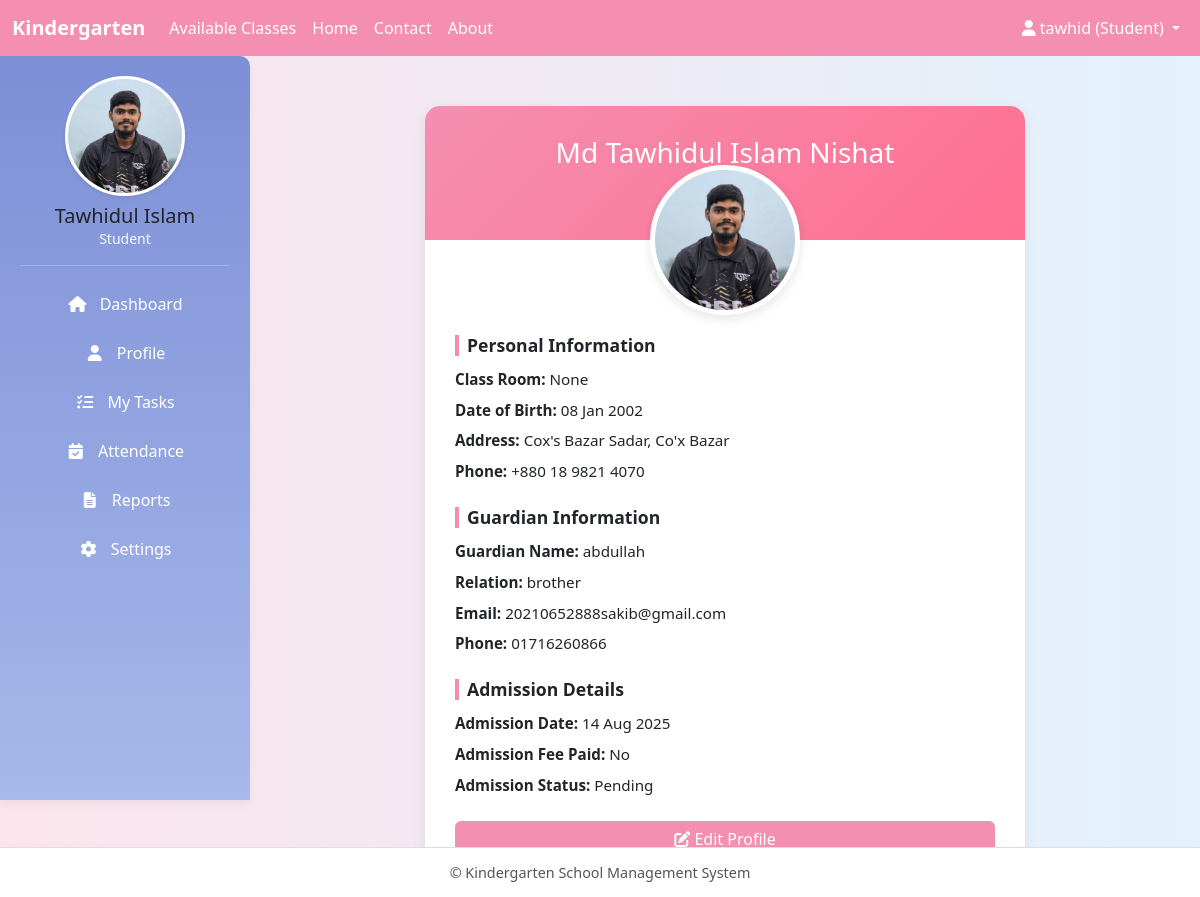
/student_profile/ (signed in), run on an earlier commit of the app's database.
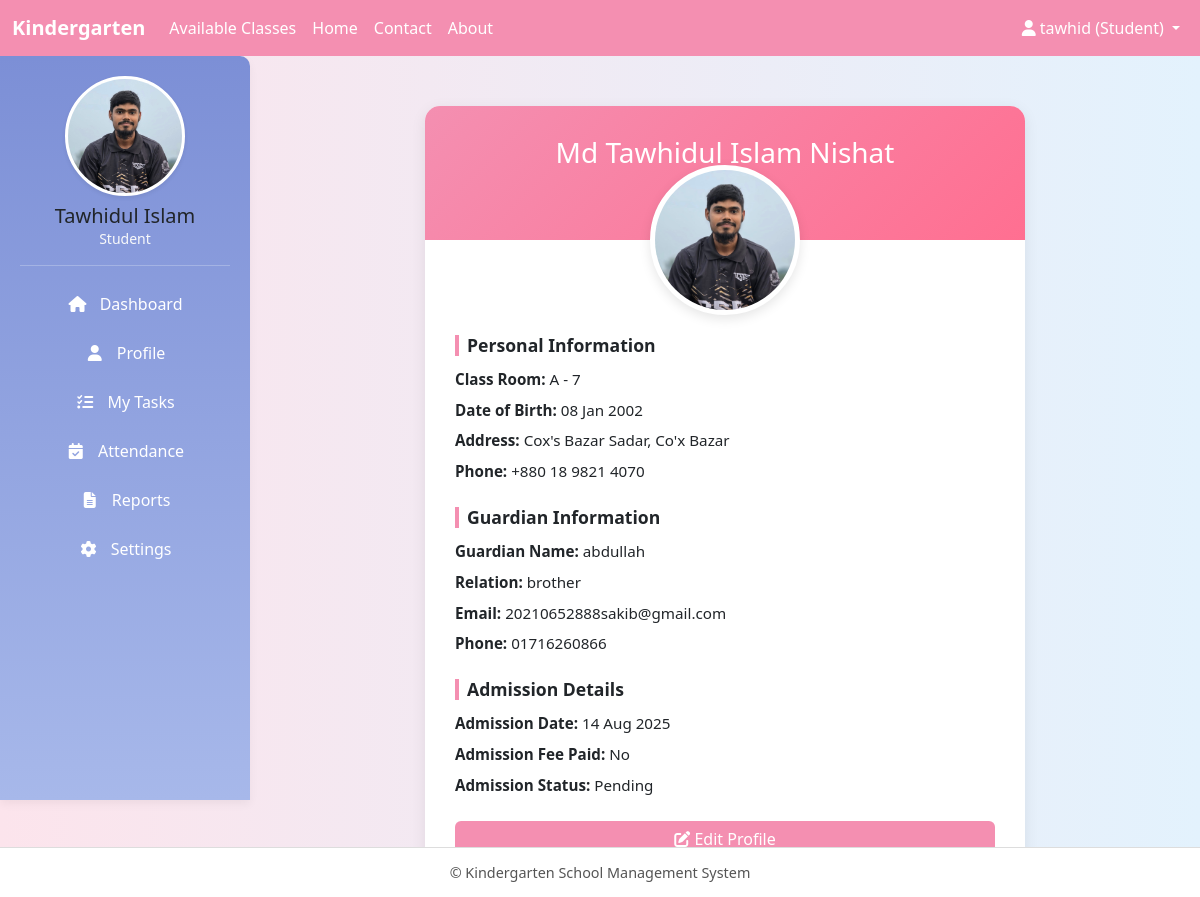
And on a later commit of the database.
### core/models.py (models this page shows, shortened)
class User(AbstractUser):
    ROLE_CHOICES = (
        ("admin", "Admin"),
        ("teacher", "Teacher"),
        ("student", "Student"),
    )
    role = models.CharField(max_length=10, choices=ROLE_CHOICES)

class StudentProfile(models.Model):
    STATUS_CHOICES = (
        ('pending', 'Pending Approval'),
        ('active', 'Active'),
        ('rejected', 'Rejected'),
    )
    user = models.OneToOneField(User, on_delete=models.CASCADE, related_name='student_profile')
    full_name = models.CharField(max_length=128, blank=True)
    class_room = models.ForeignKey(ClassRoom, on_delete=models.SET_NULL, null=True, blank=True)
    date_of_birth = models.DateField(null=True, blank=True)
    address = models.TextField(blank=True)
    phone = models.CharField(max_length=24, blank=True)
    photo = models.ImageField(upload_to='student_photos/', blank=True, null=True)
    guardian_name = models.CharField(max_length=128, blank=True)
    guardian_relation = models.CharField(max_length=64, blank=True)
    guardian_email = models.EmailField(blank=True)
    guardian_phone = models.CharField(max_length=24, blank=True)
    admission_date = models.DateField(default=timezone.now)
    admission_fee_paid = models.BooleanField(default=False)
    status = models.CharField(max_length=16, choices=STATUS_CHOICES, default='pending')
    class Meta:
        verbose_name = "Student Profile"
        verbose_name_plural = "Student Profiles"
    def get_full_name(self):
        return self.full_name or f"{self.user.first_name} {self.user.last_name}"

class ClassRoom(models.Model):
    name = models.CharField(max_length=64, unique=True)   # Play, KG, One, Two…
    grade = models.CharField(max_length=32, blank=True)
    curriculum = models.TextField(blank=True)             # Curriculum details
    teacher = models.ForeignKey(
        'User',
        on_delete=models.SET_NULL,
        null=True, blank=True,
        limit_choices_to={'role': 'teacher'}
    )
    monthly_fee = models.DecimalField(max_digits=10, decimal_places=2, default=0.00)
    def __str__(self):
        return f"{self.grade} - {self.name}" if self.grade else self.name

### core/views.py (the view)
# urls.py: path('student_profile/', views.student_profile, name='student_profile'),
@login_required
def student_profile(request):
    profile, created = StudentProfile.objects.get_or_create(user=request.user)
    print(request.user)
    return render(request, 'student/student_profile.html', {
        'profile': profile
    })

### core/templates/student/student_profile.html (shortened to what this page needs)
{% extends "base.html" %}
{% block content %}
<div class="profile-wrapper">
    <div class="profile-card">
        <div class="profile-header">
            <h3 class="mb-3">{{ profile.get_full_name }}</h3>
            <p class="mb-0">{{ profile.status|title }}</p>
        </div>
        <div class="text-center">
            {% if profile.photo %}
                <img src="{{ profile.photo.url }}" alt="Profile Photo" class="profile-pic">
            {% else %}
                <img src="https://via.placeholder.com/150" alt="Profile Photo" class="profile-pic">
            {% endif %}
        </div>
        <div class="profile-body profile-info">
            <h5 class="section-title">Personal Information</h5>
            <p><strong>Class Room:</strong> {{ profile.class_room }}</p>
            <p><strong>Date of Birth:</strong> {{ profile.date_of_birth|date:"d M Y" }}</p>
            <p><strong>Address:</strong> {{ profile.address }}</p>
            <p><strong>Phone:</strong> {{ profile.phone }}</p>
            <h5 class="section-title mt-4">Guardian Information</h5>
            <p><strong>Guardian Name:</strong> {{ profile.guardian_name }}</p>
            <p><strong>Relation:</strong> {{ profile.guardian_relation }}</p>
            <p><strong>Email:</strong> {{ profile.guardian_email }}</p>
            <p><strong>Phone:</strong> {{ profile.guardian_phone }}</p>
            <h5 class="section-title mt-4">Admission Details</h5>
            <p><strong>Admission Date:</strong> {{ profile.admission_date|date:"d M Y" }}</p>
            <p><strong>Admission Fee Paid:</strong> {{ profile.admission_fee_paid|yesno:"Yes,No" }}</p>
            <p><strong>Admission Status:</strong> {{ profile.status|title }}</p>
            {% if request.user == profile.user %}
                <a href="{% url 'student_profile_and_edit' %}" class="btn btn-primary mt-3 w-100">
                    <i class="fas fa-edit"></i> Edit Profile
                </a>
            {% endif %}
        </div>
    </div>
</div>
{% endblock %}

### core/templates/base.html (shortened to what this page needs)
<!DOCTYPE html>
<html lang="en">
<head>
  <link href="https://cdn.jsdelivr.net/npm/bootstrap@5.3.0/dist/css/bootstrap.min.css" rel="stylesheet"/>
  <link rel="stylesheet" href="https://cdnjs.cloudflare.com/ajax/libs/font-awesome/6.4.0/css/all.min.css"/>
</head>
<body>
  <nav class="navbar navbar-expand-sm">
    <div class="container-fluid">
      <a class="navbar-brand" href="#">Kindergarten</a>
      <div class="collapse navbar-collapse" id="navbarContent">
        <ul class="navbar-nav me-auto">
          <li class="nav-item"><a class="nav-link" href="{% url 'available_classes' %}">Available Classes</a></li>
          <li class="nav-item"><a class="nav-link" href="{% url 'homepage' %}">Home</a></li>
          <li class="nav-item"><a class="nav-link" href="{% url 'contact' %}">Contact</a></li>
          <li class="nav-item"><a class="nav-link" href="{% url 'about' %}">About</a></li>
        </ul>
        <ul class="navbar-nav">
          <li class="nav-item dropdown">
            <a class="nav-link dropdown-toggle" href="#" id="userDropdown" role="button" data-bs-toggle="dropdown">
              <i class="fas fa-user"></i>
              {% if request.user.is_authenticated %}
                {{ request.user.username }} ({{ request.user.role|title }})
              {% else %}
                Account
              {% endif %}
            </a>
          </li>
        </ul>
      </div>
    </div>
  </nav>
  {% if request.user.is_authenticated %}
  <div class="sidebar text-center">
    {% if request.user.role == "student" %}
      {% if request.user.student_profile.photo %}
        <img src="{{ request.user.student_profile.photo.url }}" alt="Profile Picture" class="profile_pic shadow-sm" />
      {% else %}
        <img src="https://via.placeholder.com/120" alt="Profile Picture" class="profile_pic shadow-sm" />
      {% endif %}
    {% elif request.user.role == "teacher" %}
      {% if request.user.teacher_profile.photo %}
        <img src="{{ request.user.teacher_profile.photo.url }}" alt="Profile Picture" class="profile_pic shadow-sm" />
      {% else %}
        <img src="https://via.placeholder.com/120" alt="Profile Picture" class="profile_pic shadow-sm" />
      {% endif %}
    {% elif request.user.role == "admin" %}
      {% if request.user.admin_profile.photo %}
        <img src="{{ request.user.admin_profile.photo.url }}" alt="Profile Picture" class="profile_pic shadow-sm" />
      {% else %}
        <img src="https://via.placeholder.com/120" alt="Profile Picture" class="profile_pic shadow-sm" />
      {% endif %}
    {% endif %}
    <h5 class="mt-2 mb-0">{{ request.user.get_full_name|default:request.user.username }}</h5>
    <p class="text-light small mb-3">{{ request.user.role|title }}</p>
    <hr class="border-light">
    {% if request.user.role == "student" %}
      <a href="{% url 'dashboard' %}"><i class="fas fa-home me-2"></i> Dashboard</a>
      <a href="{% url 'student_profile' %}"><i class="fas fa-user me-2"></i> Profile</a>
      <a href="#"><i class="fas fa-tasks me-2"></i> My Tasks</a>
      <a href="#"><i class="fas fa-calendar-check me-2"></i> Attendance</a>
      <a href="#"><i class="fas fa-file-alt me-2"></i> Reports</a>
      <a href="#"><i class="fas fa-cog me-2"></i> Settings</a>
    {% endif %}
      </div>
  {% endif %}
  <div class="{% if request.user.is_authenticated %}main-content{% else %}main-content full-width{% endif %}">
    {% block content %}{% endblock %}
  </div>
  <footer>
    &copy; {{ now|date:"Y" }} Kindergarten School Management System
  </footer>
</body>
</html>

### core/templates/base.html (style rules this page uses)
body { background: linear-gradient(to right, #fce4ec, #e3f2fd); font-family: "Segoe UI", Tahoma, Geneva, Verdana, sans-serif; margin: 0; padding: 0; }
.navbar { background-color: #f48fb1 !important; position: fixed; top: 0; left: 0; right: 0; z-index: 1030; }
.navbar-brand { font-weight: bold; color: #ffffff !important; }
.nav-link { color: #fff !important; font-weight: 500; }
.sidebar { background: linear-gradient(180deg, #7c8fd6, #a7b8ea); box-shadow: 0 4px 10px rgba(0, 0, 0, 0.05); padding: 20px; height: calc(100vh - 56px); position: fixed; top: 56px; left: 0; width: 250px; overflow-y: auto; border-top-right-radius: 10px; }
.profile_pic { width: 120px; height: 120px; border-radius: 50%; object-fit: cover; border: 3px solid #fff; background-color: #fff; transition: transform 0.3s ease; }
.sidebar a { display: block; padding: 10px 15px; color: #fff; text-decoration: none; border-radius: 6px; font-weight: 500; transition: all 0.3s ease; margin-bottom: 5px; }
.sidebar i { width: 20px; text-align: center; }
.main-content { margin-top: 56px; margin-left: 250px; padding: 20px; min-height: calc(100vh - 106px); transition: margin-left 0.3s ease; }
footer { bottom: 0; left: 0; right: 0; height: 50px; background-color: #fff; text-align: center; line-height: 50px; font-size: 0.9rem; color: #555; border-top: 1px solid #ddd; position: fixed; }

### core/templates/student/student_profile.html (style rules this page uses)
.profile-wrapper { display: flex; justify-content: center; align-items: flex-start; margin-top: 30px; }
.profile-card { width: 100%; max-width: 600px; border-radius: 15px; overflow: hidden; background-color: #fff; box-shadow: 0 4px 15px rgba(0, 0, 0, 0.08); transition: all 0.3s ease-in-out; }
.profile-header { background: linear-gradient(135deg, #f48fb1, #ff6f91); padding: 30px 20px; text-align: center; color: white; }
.profile-pic { width: 150px; height: 150px; border-radius: 50%; object-fit: cover; border: 5px solid #fff; margin-top: -75px; background-color: #fff; box-shadow: 0 4px 12px rgba(0,0,0,0.1); transition: all 0.3s ease; }
.profile-body { padding: 20px 30px; }
.section-title { font-weight: 600; border-left: 4px solid #f48fb1; padding-left: 8px; margin-bottom: 12px; font-size: 1.1rem; }
.profile-info p { margin-bottom: 8px; font-size: 0.95rem; }
.btn-primary { background-color: #f48fb1; border: none; transition: all 0.3s ease-in-out; }

What changed in the data, as far as the page shows it:
changed StudentProfile "Md Tawhidul Islam Nishat": class_room "None" → "A - 7"
